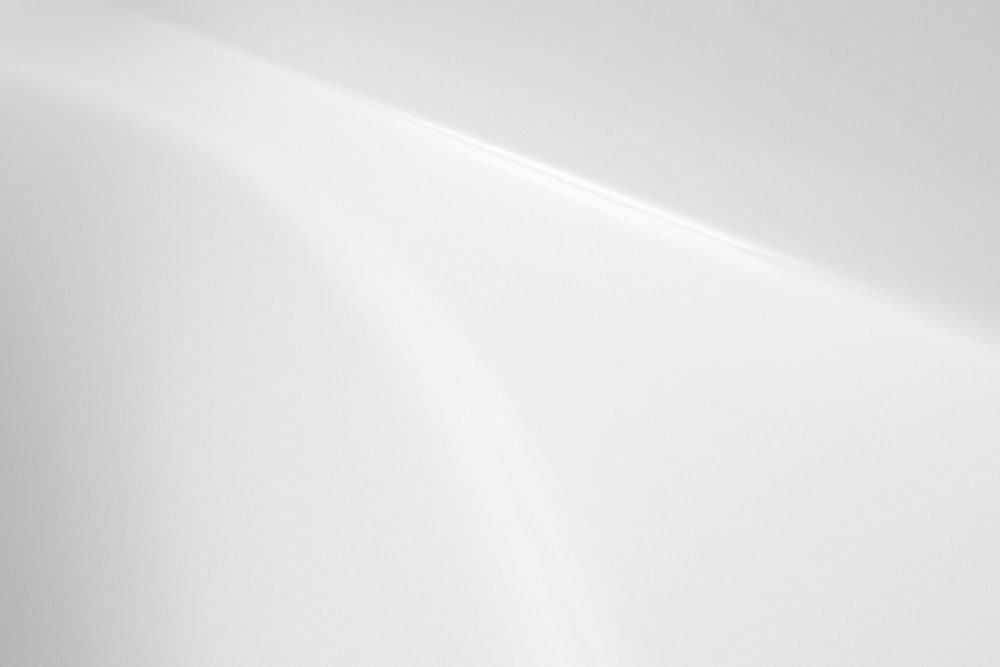
#> input picture color_space/w.jpeg, 1000 x 667 px, found by its file name
$ python string.py
#> lines starting #> are read from the running program, lines starting #| are printed output that depends on the picture; after the words box and inside, x2 and y2 are one past the last pixel; in counts of white or black regions, pixels touching at a corner belong together
import cv2

path="/home/samia/Documents/OpenCV/color_space/w.jpeg"

image= cv2.imread(path)
#> image is the input picture: shape (667, 1000, 3); mean B, G, R 227.2, 225.2, 224.2

window_name ='Image'
font = cv2.FONT_HERSHEY_SIMPLEX

ORG = (250,250)

fontScale = 1
color = (255,0,0)

thickness=10

image = cv2.putText(image,'PYTHON OPEN-CV',ORG,font,fontScale,color,thickness)
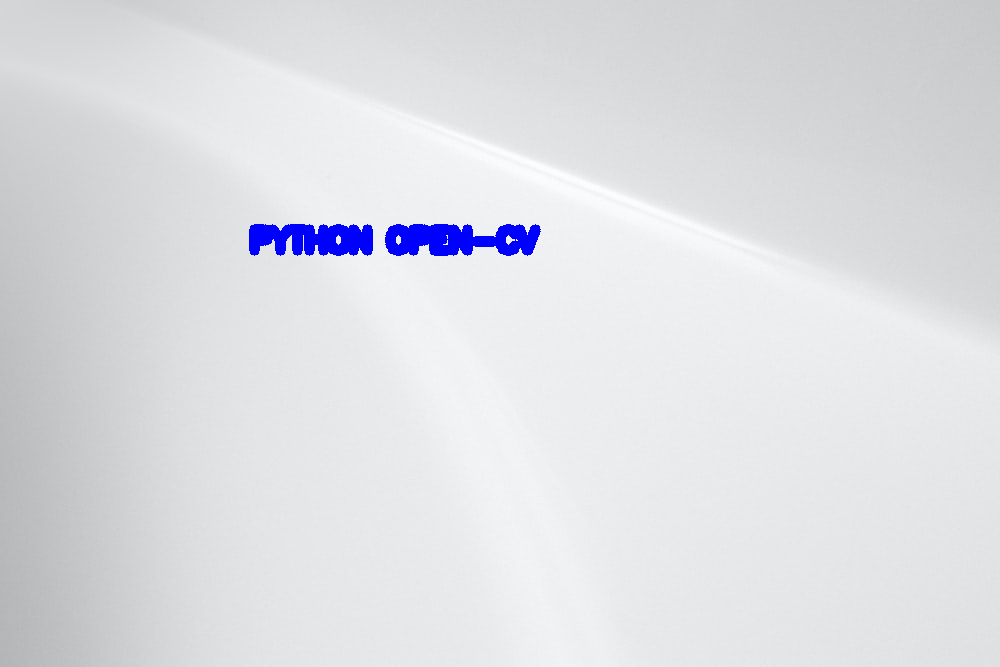
#> image: shape (667, 1000, 3); 1.04% of pixels changed, all inside (x1, y1, x2, y2) = (249, 224, 541, 256)

cv2.imshow(window_name,image)

cv2.waitKey(0)

cv2.destroyAllWindows()
